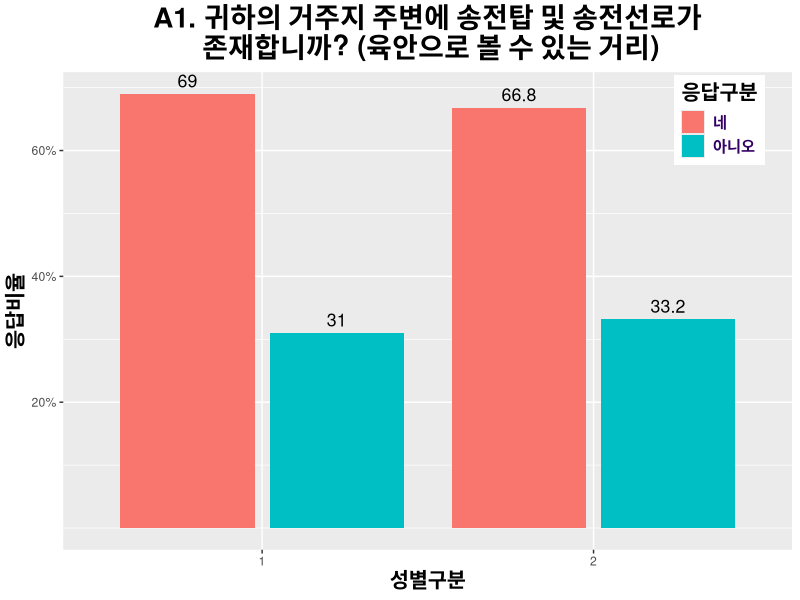

Write R code to recreate this figure.
library(dplyr)
library(haven)
library(ggplot2)

options(digits = 5) # 소수점 확대

rawdata <- read_spss("Rawdata.sav")
table(is.na(rawdata))
View(rawdata)

raw_citizen <- rawdata %>%  # 시흥시민 364명 필터링
  filter(Gubun_Area == 1)
View(raw_citizen)

table(raw_citizen$DQ8_1) # 가구소득 재그룹화
raw_citizen$DQ8_1 <- ifelse(raw_citizen$DQ8_1 == 1, "100 만원 이하",
                            ifelse(raw_citizen$DQ8_1 %in% c(2,3), "100~200만원",
                                   ifelse(raw_citizen$DQ8_1 %in% c(4,5), "200~300만원", 
                                          ifelse(raw_citizen$DQ8_1 %in% c(6), "300~400만원",
                                                 ifelse(raw_citizen$DQ8_1 %in% c(7,8,9,10), "400만원 이상", "소득없음")))))


A1_data1 <- raw_citizen %>% # A1. 성별 구분
  group_by(A1) %>% 
  select(SQ1)
A1_data1$A1 <- ifelse(A1_data1$A1 == 1, "네", "아니오")
table(A1_data1)
A2_matrix <- as.matrix(t(table(A1_data1))) # 데이터 행렬화
A2_percent <- prop.table(A2_matrix,1) * 100 # 백분율 산정
A2_percent <- round(A2_percent, 1)
A2_percent
A2_df <- as.data.frame(A2_percent) # 데이터프레임화

A2_plot <- ggplot(A2_df, aes(x=SQ1, y=Freq, fill=A1)) +
  geom_bar(stat="identity", position = "dodge2") # 시각화
A2_plot + ggtitle("A1. 귀하의 거주지 주변에 송전탑 및 송전선로가\n 존재합니까? (육안으로 볼 수 있는 거리)") +
  theme(plot.title = element_text(face = "bold", hjust = 0.5, size = 20)) +
  theme(axis.title = element_text(face = "bold", hjust = 0.5, size = 15)) +
  labs(x="성별구분", y="응답비율", fill = "응답구분") +
  scale_y_continuous(breaks = c(20,40,60,80),
                     labels = c("20%","40%","60%","80%")) +
  geom_text(aes(label = Freq), vjust = -0.5,
            position = position_dodge(.9), size = 4.5) +
  theme(legend.title = element_text(face = "bold", size = 15)) +
  theme(legend.text = element_text(face = "bold", size = 11, color = "#330066")) +
  theme(legend.position = c(0.9,0.9)) +
  scale_color_continuous(name = "성별구분")
  
  
